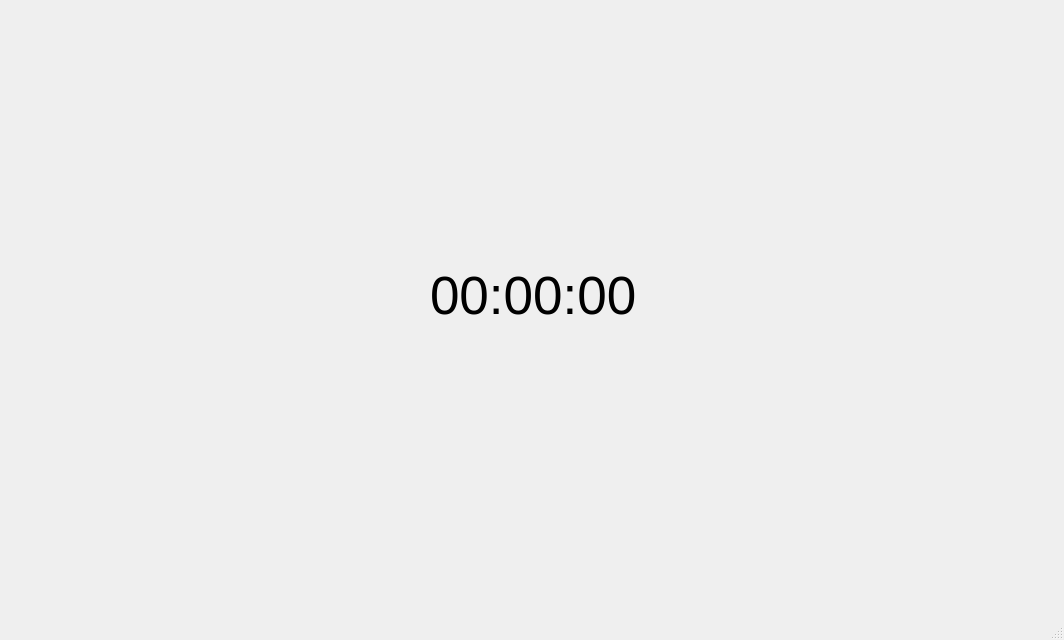
<?xml version="1.0" encoding="UTF-8"?>
<ui version="4.0">
 <class>wndmain</class>
 <widget class="QMainWindow" name="wndmain">
  <property name="geometry">
   <rect>
    <x>0</x>
    <y>0</y>
    <width>1064</width>
    <height>640</height>
   </rect>
  </property>
  <property name="windowTitle">
   <string>Digital Health</string>
  </property>
  <widget class="QWidget" name="centralwidget">
   <widget class="QLabel" name="lblusetime">
    <property name="geometry">
     <rect>
      <x>430</x>
      <y>260</y>
      <width>221</width>
      <height>71</height>
     </rect>
    </property>
    <property name="font">
     <font>
      <pointsize>40</pointsize>
     </font>
    </property>
    <property name="text">
     <string>00:00:00</string>
    </property>
   </widget>
  </widget>
  <widget class="QStatusBar" name="statusbar"/>
 </widget>
 <resources/>
 <connections/>
</ui>
